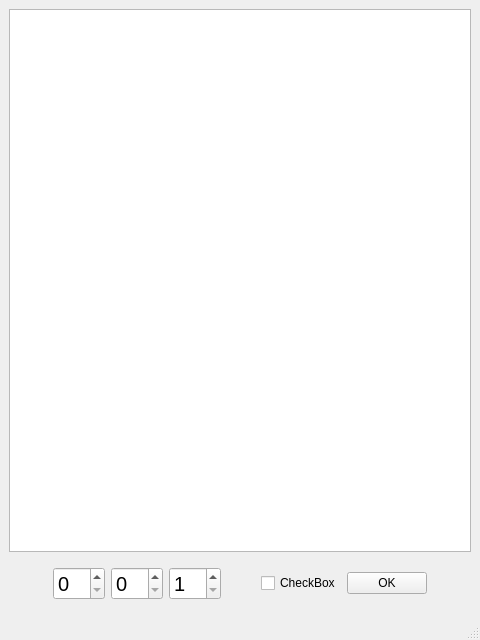
<?xml version="1.0" encoding="UTF-8"?>
<ui version="4.0">
 <class>MainWindow</class>
 <widget class="QMainWindow" name="MainWindow">
  <property name="geometry">
   <rect>
    <x>0</x>
    <y>0</y>
    <width>480</width>
    <height>640</height>
   </rect>
  </property>
  <property name="windowTitle">
   <string>MainWindow</string>
  </property>
  <widget class="QWidget" name="centralwidget">
   <layout class="QGridLayout" name="gridLayout_4">
    <item row="0" column="0">
     <layout class="QVBoxLayout" name="verticalLayout_2" stretch="4,0">
      <item>
       <layout class="QGridLayout" name="gridLayout">
        <item row="0" column="0">
         <widget class="QTableView" name="dataFilesView"/>
        </item>
       </layout>
      </item>
      <item>
       <widget class="QWidget" name="editWidget" native="true">
        <layout class="QGridLayout" name="editLayout">
         <item row="0" column="0">
          <spacer name="horizontalSpacer">
           <property name="orientation">
            <enum>Qt::Horizontal</enum>
           </property>
           <property name="sizeHint" stdset="0">
            <size>
             <width>40</width>
             <height>20</height>
            </size>
           </property>
          </spacer>
         </item>
         <item row="0" column="4">
          <spacer name="horizontalSpacer_2">
           <property name="orientation">
            <enum>Qt::Horizontal</enum>
           </property>
           <property name="sizeHint" stdset="0">
            <size>
             <width>40</width>
             <height>20</height>
            </size>
           </property>
          </spacer>
         </item>
         <item row="0" column="6">
          <widget class="QPushButton" name="ncellsOkButton">
           <property name="text">
            <string>OK</string>
           </property>
          </widget>
         </item>
         <item row="0" column="1">
          <widget class="QSpinBox" name="typeSpinBox">
           <property name="font">
            <font>
             <pointsize>15</pointsize>
            </font>
           </property>
          </widget>
         </item>
         <item row="0" column="3">
          <widget class="QSpinBox" name="ncellsSpinBox">
           <property name="font">
            <font>
             <pointsize>15</pointsize>
            </font>
           </property>
           <property name="minimum">
            <number>1</number>
           </property>
           <property name="maximum">
            <number>25</number>
           </property>
          </widget>
         </item>
         <item row="0" column="5">
          <widget class="QCheckBox" name="editorCheckBox">
           <property name="text">
            <string>CheckBox</string>
           </property>
          </widget>
         </item>
         <item row="0" column="7">
          <spacer name="horizontalSpacer_3">
           <property name="orientation">
            <enum>Qt::Horizontal</enum>
           </property>
           <property name="sizeHint" stdset="0">
            <size>
             <width>40</width>
             <height>20</height>
            </size>
           </property>
          </spacer>
         </item>
         <item row="0" column="2">
          <widget class="QSpinBox" name="divideSpinBox">
           <property name="font">
            <font>
             <pointsize>15</pointsize>
            </font>
           </property>
          </widget>
         </item>
        </layout>
       </widget>
      </item>
     </layout>
    </item>
   </layout>
  </widget>
  <widget class="QStatusBar" name="statusbar"/>
 </widget>
 <resources/>
 <connections/>
</ui>
